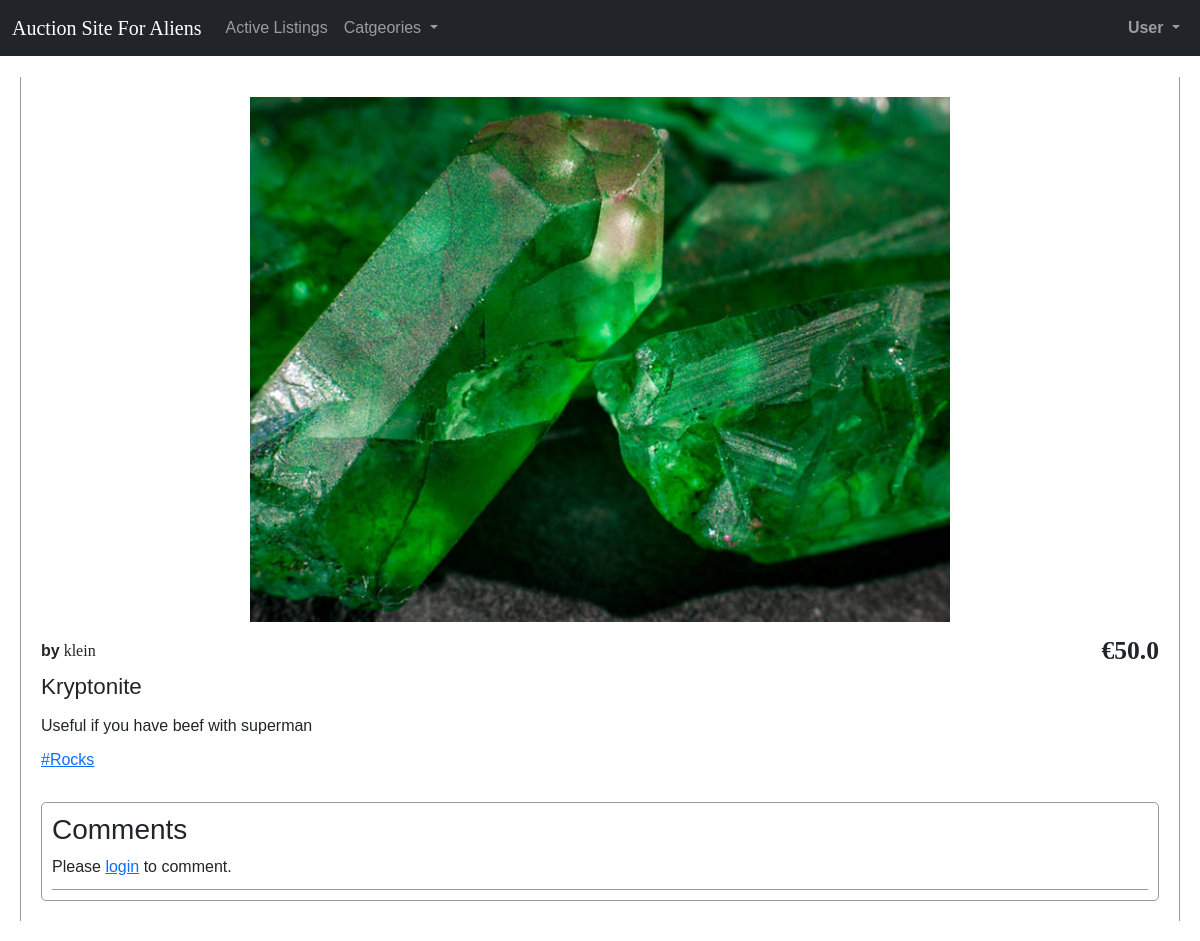
The page /listing_page/8 on the database its author committed.
### auctions/models.py (models this page shows, shortened)
class AuctionListing(models.Model):
    user = models.ForeignKey(User, on_delete=models.CASCADE, related_name="user_listings")
    w_users = models.ManyToManyField(User, blank=True, related_name="watchlist")
    title = models.CharField(max_length=128)
    description = models.TextField(null=True)
    image = models.ImageField(upload_to='pics', null=True)
    category = models.ForeignKey('AuctionCategory', on_delete=models.SET_NULL, null=True, related_name="ac_listings")
    bid = models.FloatField()
    active = models.BooleanField(default=True)
    winner = models.ForeignKey(User, on_delete=models.SET_NULL, null=True, related_name="won_listings")
    currency = models.ForeignKey('Currency', on_delete=models.SET_NULL, null=True, related_name="cu_listings")

class User(AbstractUser):
    def __str__(self):
        return f"{self.id}: {self.username}"

class Currency(models.Model):
    name = models.CharField(max_length=64)
    symbol = models.CharField(max_length=8)

class AuctionCategory(models.Model):
    name = models.CharField(max_length=64)

### auctions/views.py (the view)
# urls.py: path("listing_page/<int:listing_id>", views.listing_page, name='listing_page'),
def listing_page(request, listing_id):
    listing = AuctionListing.objects.get(id=listing_id)
    user_last_bid = 0
    if (request.user.is_authenticated and listing.al_bids.filter(user=request.user).exists()):
        user_last_bid = listing.al_bids.filter(user=request.user).order_by('-id').first().value
    return render(request, 'auctions/listing_page.html', {
        'listing': listing,
        'add_comment_form': AddCommentForm(),
        'al_comments': listing.al_comments.all().order_by('-id'),
        'user_last_bid': user_last_bid,
    })

### auctions/context_processors.py (called while the page is built)
def categories_processor(request):
    categories = AuctionCategory.objects.all()
    return {'categories': categories}

### auctions/templates/auctions/listing_page.html (shortened to what this page needs)
{% extends "auctions/layout.html" %}
{% load static %}
{% block body %}
    <div id="listing-page">
        <div id="listing">
            <div id="image-box">
                {% if listing.image %}
                    <img src="{{ listing.image.url }}" alt="{{ listing.title }}" id="image">
                {% else %}
                    <img src="{% static 'auctions/img/no-image.jpg' %}" alt="no image" id="image">
                {% endif %}
            </div>
            <div id="info">
                <div id="info-top">
                    <div id="byuser"><strong>by</strong> {{ listing.user.username }}</div>
                    <div id="price-ctn">
                        <div id="price">
                            {{ listing.currency.symbol }}{{ listing.bid }}
                        </div>
                    </div>
                </div>
                <div id="info-bottom">
                    <div id="title">{{ listing.title }}</div>
                    <div id="dsc">{{ listing.description }}</div>
                </div>
                <div id="info-footer">
                    {% if listing.category %}
                        <a href="{% url 'categories' listing.category.name %}" class="category-tag">#{{ listing.category.name }}</a>
                    {% endif %}
                </div>
            </div>
        </div>
        <div id="comment-section">
            <h3>Comments</h3>
            {% if user.is_authenticated and listing.active %}
                <form action="{% url 'add_comment' listing.id %}" method="post" id="addCommentForm">
                    {% csrf_token %}
                    {{ add_comment_form }}
                    <input type="submit" value="Add Comment" id="add-comment-btn">
                </form>
            {% elif not listing.active %}
                <div id="closed-comment">This auction is closed.</div>
            {% else %}
                <div id="login-to-comment">Please <a href="{% url 'login' %}">login</a> to comment.</div>
            {% endif %}
            <div id="comments">
            </div>
        </div>
    </div>
{% endblock %}

### auctions/static/auctions/somestyles.css (style rules this page uses)
* { box-sizing:border-box;margin:0;padding:0;font-family:Verdana,Geneva,Tahoma,sans-serif }
body { padding:20px }
#listing-page { max-width:1200px;margin:0 auto;padding:20px;border:1px solid rgba(0,0,0,.4);border-top:none;border-bottom:none }
#listing-page #listing { display:flex;flex-direction:column;align-items:center }
#listing-page #listing #image-box { max-width:700px }
#listing-page #listing #image-box img { max-width:100% }
#listing-page #listing #info { padding-top:10px;width:100% }
#listing-page #listing #info #info-top { display:flex;justify-content:space-between }
#listing-page #listing #info #info-top #byuser,#listing-page #listing #info #info-top #price { font-family:Georgia,"Times New Roman",Times,serif;align-self:center }
#listing-page #listing #info #info-top #price-ctn { position:relative }
#listing-page #listing #info #info-top #price-ctn #price { font-size:1.6em;font-weight:bold }
#listing-page #listing #info #info-bottom #title { font-size:1.4em;margin-bottom:10px }
#listing-page #listing #info #info-footer { margin-top:10px;display:flex;gap:10px }
#listing-page #listing #info #info-footer .category-tag { align-self:center }
#listing-page #comment-section { margin-top:30px;padding:10px;border:1px solid rgba(0,0,0,.4);border-radius:5px }
#listing-page #comment-section #comments { display:flex;flex-direction:column;border-top:1px solid rgba(0,0,0,.4);margin-top:10px }

### rows shown on the page
AuctionListing: image (picture), user.username "klein", currency.symbol "€", bid "50.0", title "Kryptonite", description "Useful if you have beef with superman", category.name "Rocks"
